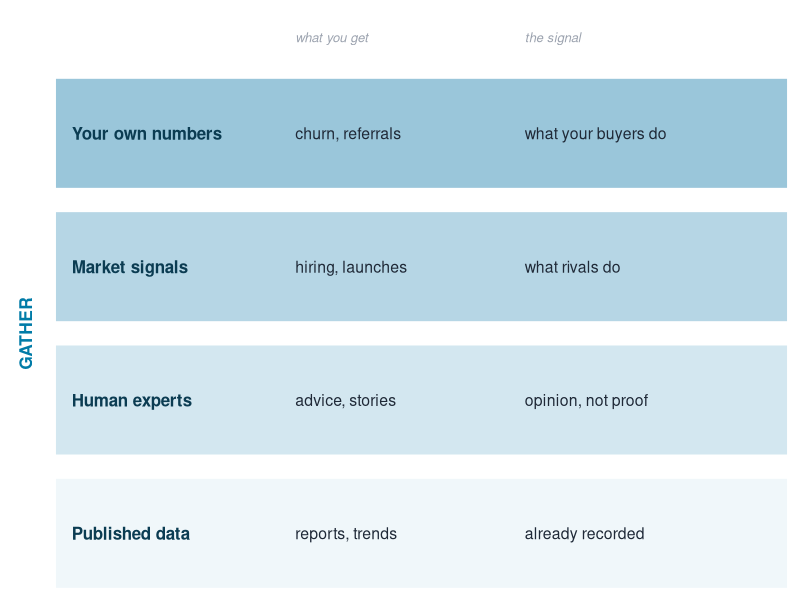

Generate this figure with R:
## ---- chunk 1
#| label: fig-gather-sources
#| fig-cap: "The gather move, up close — the low rungs of the evidence ladder. What's already known climbs from what people *said* (published reports, expert opinion) toward what they *did* (rivals' moves, your own customers' behavior): weakest at the bottom, strongest at the top. Past the top lies the evidence you must generate, the next chapter."
#| echo: false
#| fig-width: 8
#| fig-height: 3.5
#| out-width: "760px"
#| warning: false
#| message: false
library(ggplot2)
src <- data.frame(
  y = 1:4,
  name = c("Published data", "Human experts", "Market signals", "Your own numbers"),
  what = c("reports, trends", "advice, stories", "hiring, launches", "churn, referrals"),
  sig  = c("already recorded", "opinion, not proof", "what rivals do", "what your buyers do"),
  fill = c("#F0F7FA", "#D3E7F0", "#B6D6E5", "#9AC6DA")
)
ggplot(src) +
  geom_rect(aes(xmin = 0, xmax = 12.8, ymin = y - 0.42, ymax = y + 0.42, fill = fill),
            color = "white", linewidth = 1) +
  scale_fill_identity() +
  geom_text(aes(x = 0.3, y = y, label = name), hjust = 0, fontface = 2,
            size = 4.3, color = "#0B3C52") +
  geom_text(aes(x = 4.2, y = y, label = what), hjust = 0, size = 4.0, color = "#1F2937") +
  geom_text(aes(x = 8.2, y = y, label = sig), hjust = 0, size = 4.0, color = "#1F2937") +
  annotate("text", x = 4.2, y = 4.72, label = "what you get", hjust = 0, fontface = 3,
           size = 3.3, color = "#9CA3AF") +
  annotate("text", x = 8.2, y = 4.72, label = "the signal", hjust = 0, fontface = 3,
           size = 3.3, color = "#9CA3AF") +
  annotate("text", x = -0.5, y = 2.5, label = "GATHER", angle = 90, fontface = 2,
           size = 4.4, color = "#007BA7") +
  coord_cartesian(xlim = c(-0.95, 13.0), ylim = c(0.5, 5.0), expand = FALSE) +
  theme_void()
